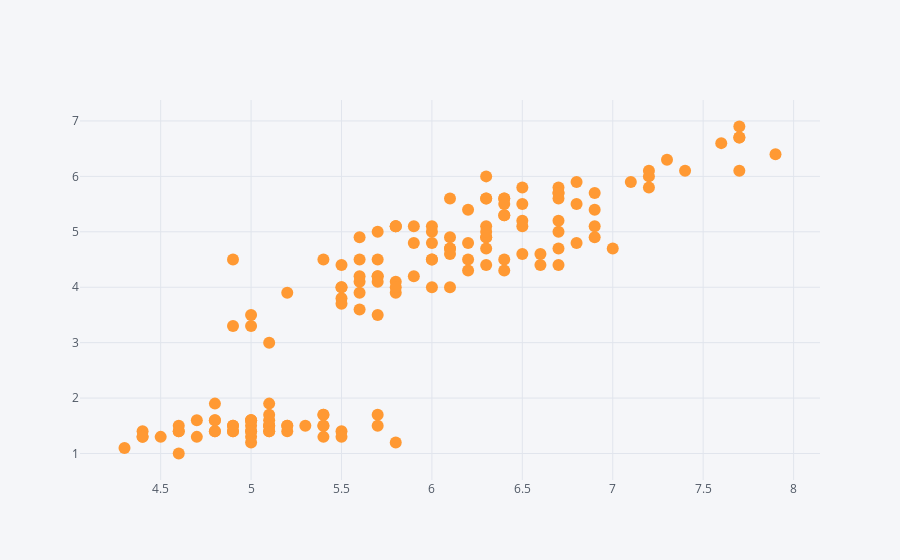

Write notebook code for a chart like this one.
### Code cell
df.iplot(x = 'sepal_length', y = 'petal_length', kind = 'scatter', mode = 'markers')

### Figure 1 — Plotly figure (JSON) as saved in the notebook; plotly's stock layout.template omitted (floating-point values rounded to 4 significant figures; data arrays with more than 128 entries replaced by an {"elided": "..."} marker saying what was removed)
{"data": [{"line": {"color": "rgba(255, 153, 51, 1.0)", "dash": "solid", "shape": "linear", "width": 1.3}, "marker": {"size": 12, "symbol": "circle"}, "mode": "markers", "name": "petal_length", "text": "", "type": "scatter", "x": {"elided": "150 float values"}, "y": {"elided": "150 float values"}}], "layout": {"legend": {"bgcolor": "#F5F6F9", "font": {"color": "#4D5663"}}, "paper_bgcolor": "#F5F6F9", "plot_bgcolor": "#F5F6F9", "title": {"font": {"color": "#4D5663"}}, "xaxis": {"gridcolor": "#E1E5ED", "showgrid": true, "tickfont": {"color": "#4D5663"}, "title": {"font": {"color": "#4D5663"}, "text": ""}, "zerolinecolor": "#E1E5ED"}, "yaxis": {"gridcolor": "#E1E5ED", "showgrid": true, "tickfont": {"color": "#4D5663"}, "title": {"font": {"color": "#4D5663"}, "text": ""}, "zerolinecolor": "#E1E5ED"}}}
